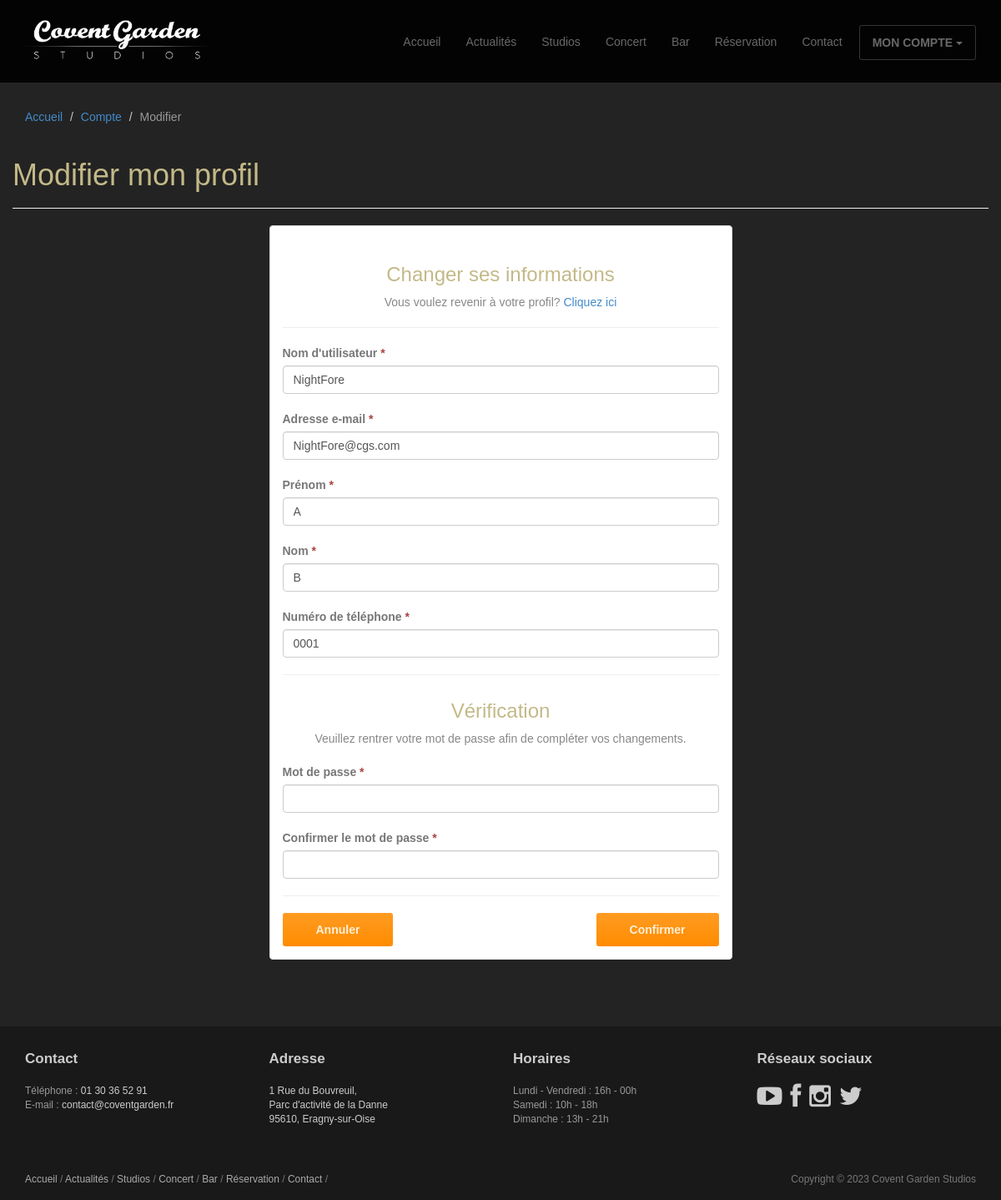
Page /compte/modifier/ (signed in) on the earlier database version.
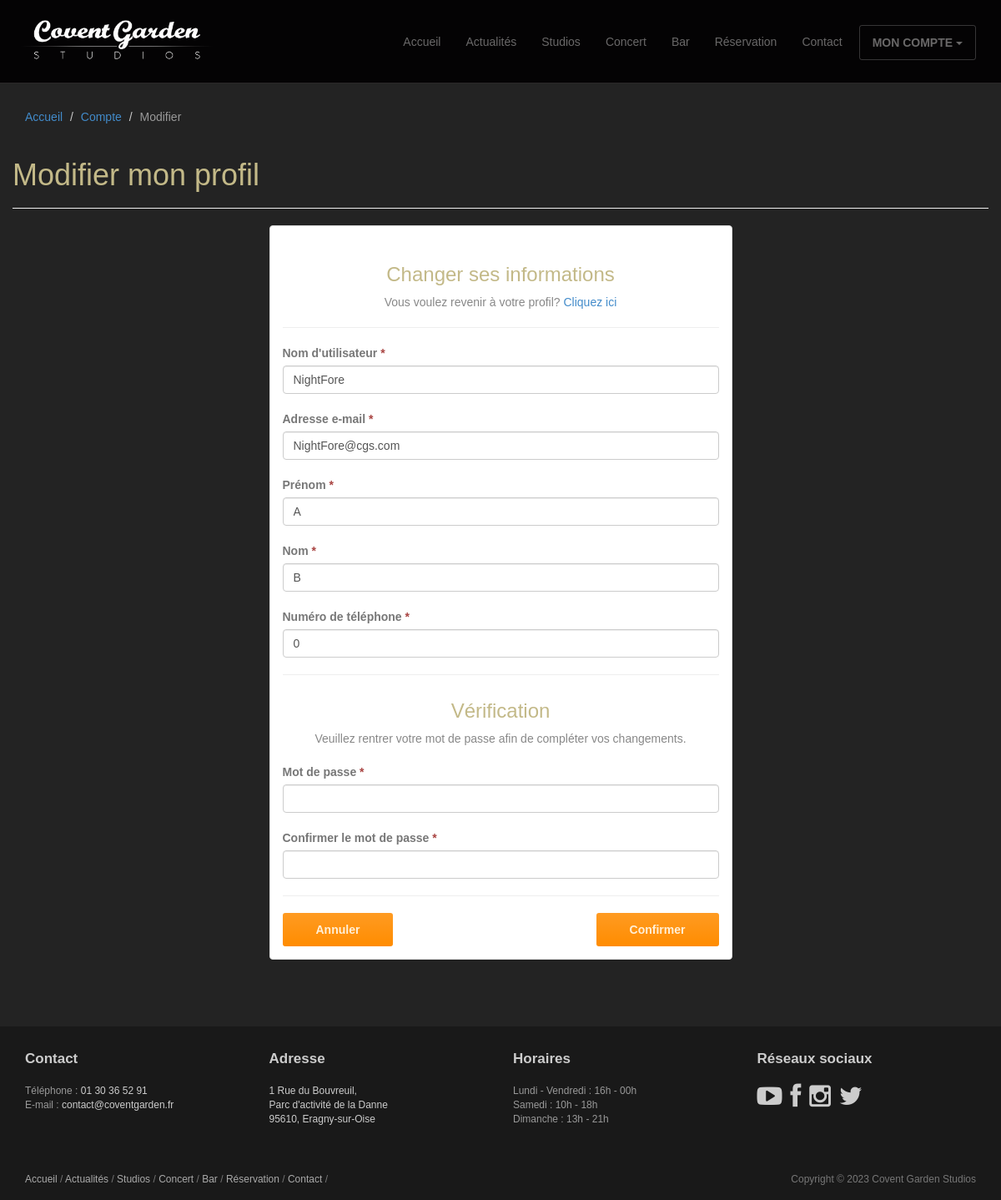
Same page on the later database version.
### studios/models.py (models this page shows, shortened)
class CustomUser(AbstractUser):
    username = MODEL_USERNAME
    email = MODEL_EMAIL
    last_name = MODEL_LAST_NAME
    first_name = MODEL_FIRST_NAME
    phone = MODEL_PHONE
    password = MODEL_PASSWORD
    password_confirm = MODEL_PASSWORD_CONFIRM

### studios/views.py (the view, shortened to what this page needs)
# urls.py: path('compte/modifier/', views.ProfileUpdateView.as_view(), name='profile_update'),
class ProfileUpdateView(LoginRequiredMixin, View):
    redirect_field_name = ''
    form_class = UserUpdateForm
    form_confirm_class = UserPasswordConfirmForm
    template_name = "profile/profile_update.html"
    context = {
        "title": "Modifier mon profil",
        "breadcrumb": [
            {"view": "home", "name": "Accueil"},
            {"view": "profile_detail", "name": "Compte"},
            {"view": None, "name": "Modifier"}],
    }
    def get(self, request):
        self.context["form"] = self.form_class(instance=request.user)
        self.context["form_confirm"] = self.form_confirm_class()
        return render(request, self.template_name, self.context)

### studios/forms.py (shortened to what this page needs)
class UserUpdateForm(forms.ModelForm):
    class Meta:
        model = CustomUser
        fields = ('username', 'email', 'last_name', 'first_name', 'phone')
    def __init__(self, *args, **kwargs):
        super().__init__(*args, **kwargs)
        for visible in self.visible_fields():
            visible.field.widget.attrs['class'] = 'form-control'

class UserPasswordConfirmForm(forms.Form):
    password = FORM_PASSWORD
    password_confirm = FORM_PASSWORD_CONFIRM

### studios/templates/profile/profile_update.html (shortened to what this page needs)
{% extends 'base/base.html' %}
{% load static %}
{% block header %}
<header id="head" class="secondary"></header>
{% endblock %}
{% block page_header %}
<header class="page-header">
	<h1 class="page-title">{{title}}</h1>
</header>
{% endblock %}
{% block content %}
<form method="post">
	<div class="col-md-6 col-md-offset-3 col-sm-8 col-sm-offset-2">
		<div class="panel panel-default">
			<div class="panel-body">
				<h3 class="thin text-center">Changer ses informations</h3>
				<p class="text-center text-muted">Vous voulez revenir à votre profil? <a href="{% url 'profile_detail' %}">Cliquez ici</a></p>
				<hr>
				{% include "base/base_form.html" %}
				<hr>
				<h3 class="thin text-center">Vérification</h3>
				<p class="text-center text-muted">Veuillez rentrer votre mot de passe afin de compléter vos changements.</a></p>
				{% include "base/base_form_confirm.html" %}
				<hr>
				<div class="row">
					<div class="col-lg-6 text-left">
						<button class="btn btn-action" type="button" onclick="window.location.href='{% url 'profile_detail' %}'">Annuler</button>
					</div>
					<div class="col-lg-6 text-right">
						<button class="btn btn-action" type="submit">Confirmer</button>
					</div>
				</div>
			</div>
		</div>
	</div>
</form>
{% endblock %}

### studios/templates/base/base_form.html (shortened to what this page needs)
{% for field in form %}
	<div class="top-margin">
		<label>
			{{ field.label }}
			{% if field.field.required == True %}<span class="text-danger">*</span>{% endif %}
		</label>
		{{ field }}
	</div>
{% endfor %}

### studios/templates/base/base_form_confirm.html (shortened to what this page needs)
{% for field in form_confirm %}
	<div class="top-margin">
		<label>{{ field.label }}
			{% if field.field.required == True %}
				<span class="text-danger">*</span>
			{% endif %}
		</label>
		{{ field }}
	</div>
{% endfor %}

Differences in the rows shown:
changed CustomUser "NightFore": phone "0001" → "0"
